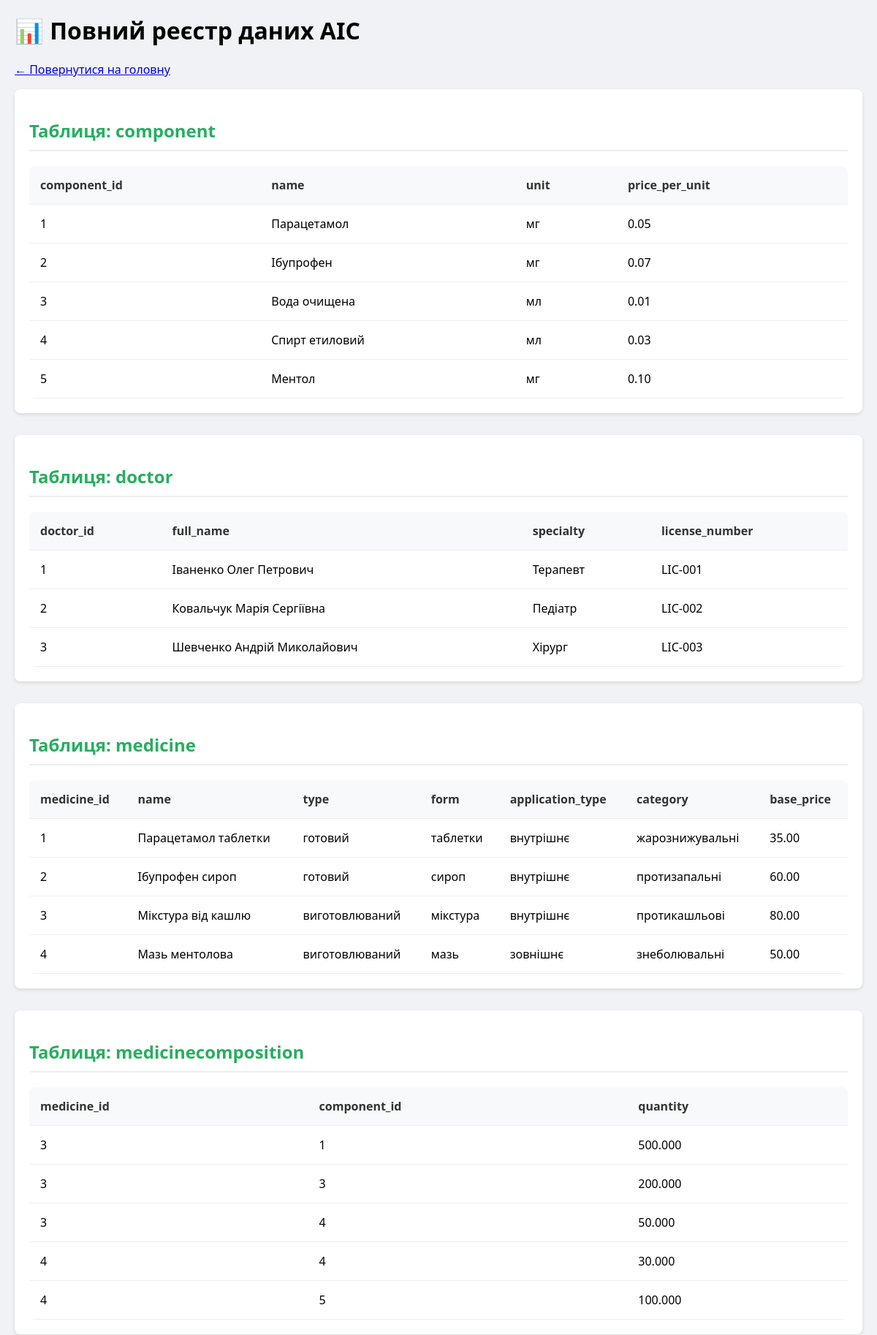
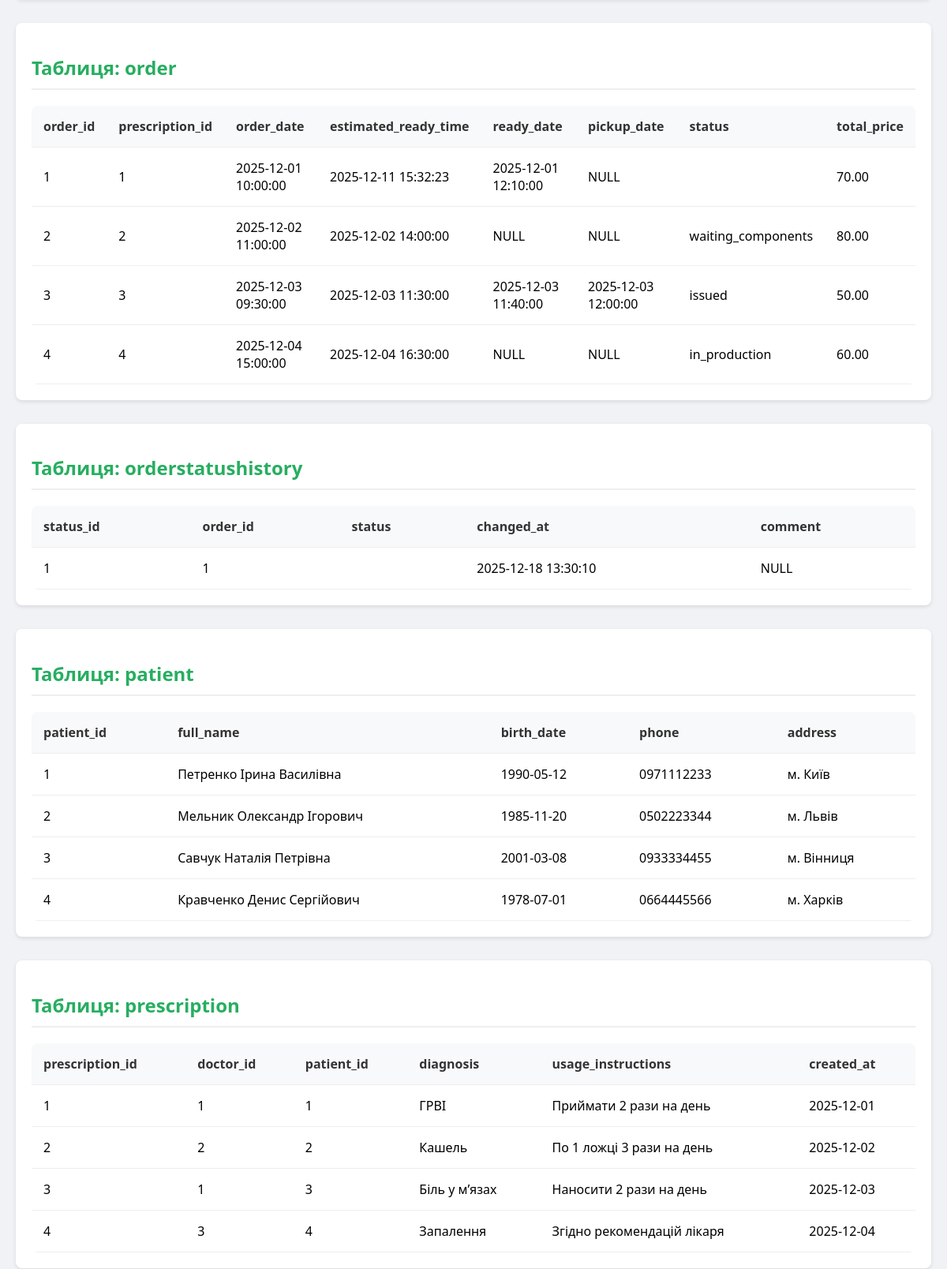
Page /all_tables.php (upper part) on the committed database (2 pictures, top to bottom).
### tables this page shows
CREATE TABLE `component` (
  `component_id` int(11) NOT NULL,
  `name` varchar(255) NOT NULL,
  `unit` varchar(20) NOT NULL,
  `price_per_unit` decimal(10,2) NOT NULL
);

CREATE TABLE `doctor` (
  `doctor_id` int(11) NOT NULL,
  `full_name` varchar(255) NOT NULL,
  `specialty` varchar(100) DEFAULT NULL,
  `license_number` varchar(50) DEFAULT NULL
);

CREATE TABLE `medicine` (
  `medicine_id` int(11) NOT NULL,
  `name` varchar(255) NOT NULL,
  `type` enum('готовий','виготовлюваний') NOT NULL,
  `form` varchar(50) NOT NULL,
  `application_type` varchar(50) DEFAULT NULL,
  `category` varchar(100) DEFAULT NULL,
  `base_price` decimal(10,2) NOT NULL
);

CREATE TABLE `medicinecomposition` (
  `medicine_id` int(11) NOT NULL,
  `component_id` int(11) NOT NULL,
  `quantity` decimal(10,3) NOT NULL
);

CREATE TABLE `order` (
  `order_id` int(11) NOT NULL,
  `prescription_id` int(11) NOT NULL,
  `order_date` datetime NOT NULL,
  `estimated_ready_time` datetime DEFAULT NULL,
  `ready_date` datetime DEFAULT NULL,
  `pickup_date` datetime DEFAULT NULL,
  `status` enum('waiting_components','in_production','ready','issued','cancelled') NOT NULL DEFAULT 'waiting_components',
  `total_price` decimal(10,2) DEFAULT NULL
);

CREATE TABLE `orderstatushistory` (
  `status_id` int(11) NOT NULL,
  `order_id` int(11) NOT NULL,
  `status` varchar(50) NOT NULL,
  `changed_at` datetime NOT NULL,
  `comment` text DEFAULT NULL
);

CREATE TABLE `patient` (
  `patient_id` int(11) NOT NULL,
  `full_name` varchar(255) NOT NULL,
  `birth_date` date DEFAULT NULL,
  `phone` varchar(20) DEFAULT NULL,
  `address` varchar(255) DEFAULT NULL
);

CREATE TABLE `prescription` (
  `prescription_id` int(11) NOT NULL,
  `doctor_id` int(11) DEFAULT NULL,
  `patient_id` int(11) DEFAULT NULL,
  `diagnosis` text DEFAULT NULL,
  `usage_instructions` text DEFAULT NULL,
  `created_at` date NOT NULL
);

### all_tables.php (the view)
<?php
$conn = new mysqli('localhost', 'root', '', 'pharmacy_ais_kr');
$conn->set_charset("utf8mb4");
echo "<html><head><link rel='stylesheet' href='style.css'><style>
    body { display: block; padding: 20px; background: #f0f2f5; }
    .table-section { background: white; padding: 20px; margin-bottom: 30px; border-radius: 8px; box-shadow: 0 2px 5px rgba(0,0,0,0.1); }
    h2 { color: #27ae60; border-bottom: 2px solid #eee; padding-bottom: 10px; }
    table { width: 100%; border-collapse: collapse; margin-top: 10px; }
    th { background: #f8f9fa; color: #333; }
</style></head><body>";
echo "<h1>📊 Повний реєстр даних АІС</h1><p><a href='index.php'>← Повернутися на головну</a></p>";
$tables = $conn->query("SHOW TABLES");
while ($table_row = $tables->fetch_array()) {
    $tableName = $table_row[0];
    echo "<div class='table-section'><h2>Таблиця: $tableName</h2>";
    $data = $conn->query("SELECT * FROM `$tableName` LIMIT 10");
    if ($data && $data->num_rows > 0) {
        echo "<table><thead><tr>";
        while ($field = $data->fetch_field()) echo "<th>{$field->name}</th>";
        echo "</tr></thead><tbody>";
        while ($row = $data->fetch_assoc()) {
            echo "<tr>";
            foreach ($row as $val) echo "<td>" . htmlspecialchars($val ?? 'NULL') . "</td>";
            echo "</tr>";
        }
        echo "</tbody></table>";
    } else {
        echo "<p>Немає записів</p>";
    }
    echo "</div>";
}
echo "</body></html>";

### style.css (style rules this page uses)
:root { --primary: #27ae60; --dark: #2c3e50; --bg: #f4f7f6; }
body { display: flex; margin: 0; font-family: 'Segoe UI', Tahoma, sans-serif; background: var(--bg); }
table { width: 100%; border-collapse: collapse; background: white; border-radius: 8px; overflow: hidden; }
th, td { padding: 15px; text-align: left; border-bottom: 1px solid #eee; }
th { background: #fafafa; font-weight: 600; }

### all_tables.php (style rules this page uses)
body { display: block; padding: 20px; background: #f0f2f5; }
.table-section { background: white; padding: 20px; margin-bottom: 30px; border-radius: 8px; box-shadow: 0 2px 5px rgba(0,0,0,0.1); }
h2 { color: #27ae60; border-bottom: 2px solid #eee; padding-bottom: 10px; }
table { width: 100%; border-collapse: collapse; margin-top: 10px; }
th { background: #f8f9fa; color: #333; }

### rows in the picture
component: component_id "1", name "Парацетамол", unit "мг", price_per_unit "0.05"
component: component_id "2", name "Ібупрофен", unit "мг", price_per_unit "0.07"
component: component_id "3", name "Вода очищена", unit "мл", price_per_unit "0.01"
component: component_id "4", name "Спирт етиловий", unit "мл", price_per_unit "0.03"
component: component_id "5", name "Ментол", unit "мг", price_per_unit "0.10"
doctor: doctor_id "1", full_name "Іваненко Олег Петрович", specialty "Терапевт", license_number "LIC-001"
doctor: doctor_id "2", full_name "Ковальчук Марія Сергіївна", specialty "Педіатр", license_number "LIC-002"
doctor: doctor_id "3", full_name "Шевченко Андрій Миколайович", specialty "Хірург", license_number "LIC-003"
medicine: medicine_id "1", name "Парацетамол таблетки", type "готовий", form "таблетки", application_type "внутрішнє", category "жарознижувальні", base_price "35.00"
medicine: medicine_id "2", name "Ібупрофен сироп", type "готовий", form "сироп", application_type "внутрішнє", category "протизапальні", base_price "60.00"
medicine: medicine_id "3", name "Мікстура від кашлю", type "виготовлюваний", form "мікстура", application_type "внутрішнє", category "протикашльові", base_price "80.00"
medicine: medicine_id "4", name "Мазь ментолова", type "виготовлюваний", form "мазь", application_type "зовнішнє", category "знеболювальні", base_price "50.00"
medicinecomposition: medicine "3", component "1", quantity "500.000"
medicinecomposition: val "3", quantity "200.000"
medicinecomposition: medicine "3", component "4", quantity "50.000"
medicinecomposition: val "4", quantity "30.000"
medicinecomposition: medicine "4", component "5", quantity "100.000"
order: val "1", order_date "2025-12-01 10:00:00", estimated_ready_time "2025-12-11 15:32:23", ready_date "2025-12-01 12:10:00", val "NULL", total_price "70.00"
order: val "2", order_date "2025-12-02 11:00:00", estimated_ready_time "2025-12-02 14:00:00", val "NULL", status "waiting_components", total_price "80.00"
order: val "3", order_date "2025-12-03 09:30:00", estimated_ready_time "2025-12-03 11:30:00", ready_date "2025-12-03 11:40:00", pickup_date "2025-12-03 12:00:00", status "issued", total_price "50.00"
order: val "4", order_date "2025-12-04 15:00:00", estimated_ready_time "2025-12-04 16:30:00", val "NULL", status "in_production", total_price "60.00"
orderstatushistory: val "1", changed_at "2025-12-18 13:30:10", val "NULL"
patient: patient_id "1", full_name "Петренко Ірина Василівна", birth_date "1990-05-12", phone "0971112233", address "м. Київ"
patient: patient_id "2", full_name "Мельник Олександр Ігорович", birth_date "1985-11-20", phone "0502223344", address "м. Львів"
patient: patient_id "3", full_name "Савчук Наталія Петрівна", birth_date "2001-03-08", phone "0933334455", address "м. Вінниця"
patient: patient_id "4", full_name "Кравченко Денис Сергійович", birth_date "1978-07-01", phone "0664445566", address "м. Харків"
prescription: val "1", diagnosis "ГРВІ", usage_instructions "Приймати 2 рази на день", created_at "2025-12-01"
prescription: val "2", diagnosis "Кашель", usage_instructions "По 1 ложці 3 рази на день", created_at "2025-12-02"
prescription: val "3", doctor "1", diagnosis "Біль у мʼязах", usage_instructions "Наносити 2 рази на день", created_at "2025-12-03"
prescription: val "4", doctor "3", diagnosis "Запалення", usage_instructions "Згідно рекомендацій лікаря", created_at "2025-12-04"

### other values in the picture
$tableName "component"
$field->name "component_id"
$field->name "name"
$field->name "unit"
$field->name "price_per_unit"
$tableName "doctor"
$field->name "doctor_id"
$field->name "full_name"
$field->name "specialty"
$field->name "license_number"
$tableName "medicine"
$field->name "medicine_id"
$field->name "type"
$field->name "form"
$field->name "application_type"
